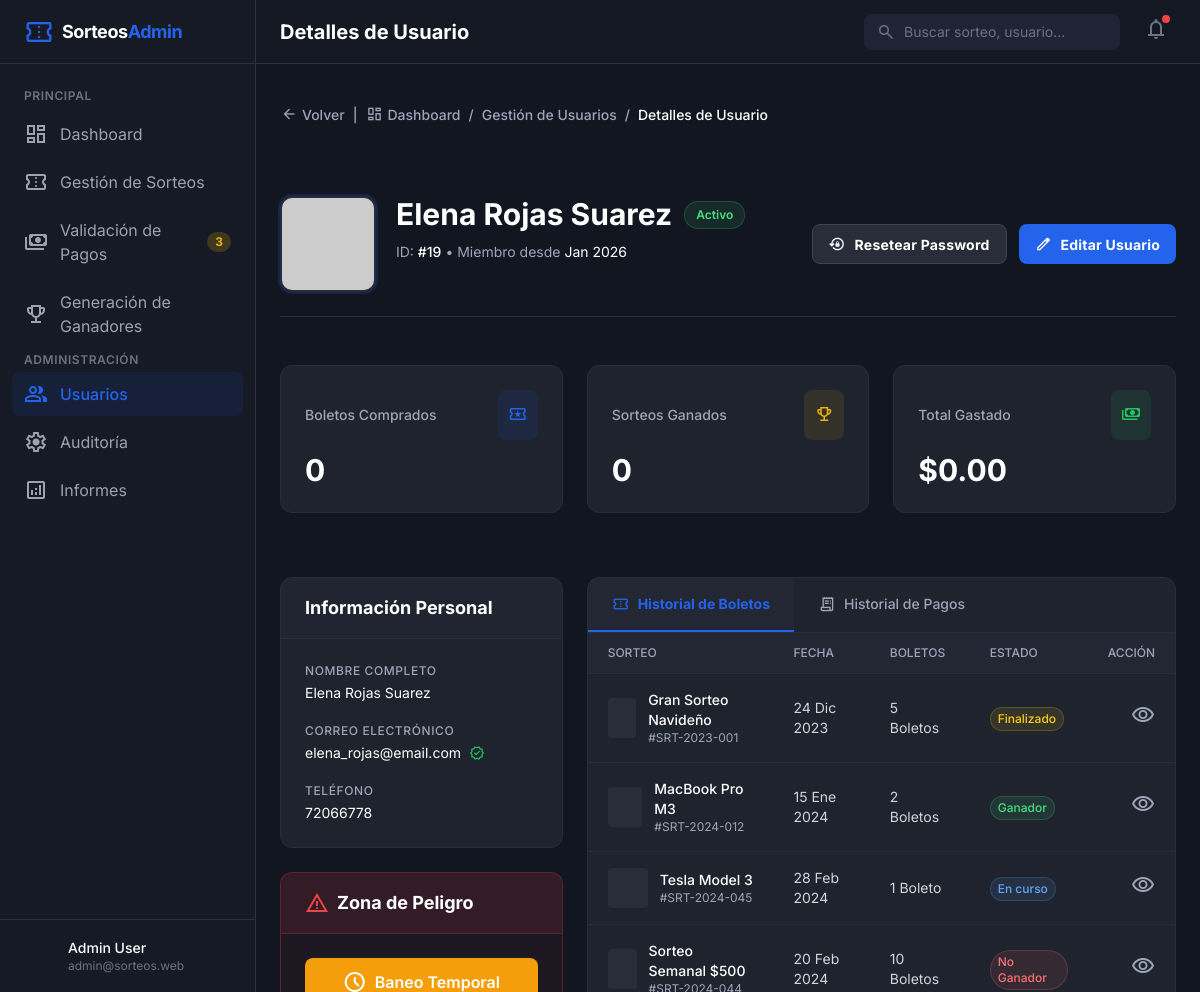
Screenshot of /php/administrador/DetallesUsuarioAdmin.php?userId=19 with the database file from the repository.
### tables this page shows
CREATE TABLE `usuarios` (
  `id_usuario` int(11) NOT NULL,
  `primer_nombre` varchar(50) NOT NULL,
  `apellido_paterno` varchar(50) NOT NULL,
  `apellido_materno` varchar(50) NOT NULL,
  `email` varchar(100) NOT NULL,
  `password_hash` varchar(255) NOT NULL,
  `telefono` varchar(20) DEFAULT NULL,
  `saldo_disponible` decimal(12,2) DEFAULT 0.00,
  `estado` enum('Activo','Baneado','Inactivo') DEFAULT 'Activo',
  `id_rol` int(11) NOT NULL,
  `last_login` timestamp NULL DEFAULT NULL,
  `created_at` timestamp NOT NULL DEFAULT current_timestamp(),
  `deleted_at` timestamp NULL DEFAULT NULL
);

### php/administrador/DetallesUsuarioAdmin.php (the view, shortened to what the rows shown need)
<!DOCTYPE html>
<?php
$conn = getDBConnection();
$userId = isset($_GET['userId']) ? intval($_GET['userId']) : 0;
$userData = null;
if ($userId > 0) {
    $query = "SELECT u.id_usuario, u.primer_nombre, u.apellido_paterno, u.apellido_materno,
                     u.email, u.telefono, u.estado, u.created_at,
                     (SELECT COUNT(*) FROM boletos WHERE id_usuario_actual = u.id_usuario AND estado = 'Vendido') as boletos_comprados,
                     (SELECT COUNT(*) FROM ganadores WHERE id_usuario = u.id_usuario) as sorteos_ganados,
                     (SELECT COALESCE(SUM(monto_total), 0) FROM transacciones WHERE id_usuario = u.id_usuario AND estado_pago = 'Completado') as total_gastado
              FROM usuarios u
              WHERE u.id_usuario = ?";
    $stmt = $conn->prepare($query);
    $stmt->bind_param('i', $userId);
    $stmt->execute();
    $result = $stmt->get_result();
    if ($result->num_rows > 0) {
        $userData = $result->fetch_assoc();
        $nombreCompleto = trim($userData['primer_nombre'] . ' ' . $userData['apellido_paterno'] . ' ' . $userData['apellido_materno']);
        $fechaRegistro = date('M Y', strtotime($userData['created_at']));
        $estado = $userData['estado'];
        $estadoClasses = [
            'Activo' => 'bg-green-400/10 text-green-400 ring-green-400/20',
            'Inactivo' => 'bg-gray-400/10 text-gray-400 ring-gray-400/20',
            'Baneado' => 'bg-red-400/10 text-red-400 ring-red-400/20'
        ];
        $estadoClass = $estadoClasses[$estado] ?? $estadoClasses['Inactivo'];
    }
}
?>
<html class="dark" lang="es"><head>
<script src="https://cdn.tailwindcss.com?plugins=forms,container-queries"></script>
<script id="tailwind-config">
        tailwind.config = {
            darkMode: "class",
            theme: {
                extend: {
                    colors: {
                        "primary": "#2463eb",
                        "background-light": "#f6f6f8",
                        "background-dark": "#111621",
                        "card-dark": "#1e2433",
                        "border-dark": "#2a3241",
                    },
                    fontFamily: {
                        "display": ["Inter", "sans-serif"]
                    },
                    borderRadius: {"DEFAULT": "0.25rem", "lg": "0.5rem", "xl": "0.75rem", "full": "9999px"},
                },
            },
        }
    </script>
</head>
<body class="bg-background-light dark:bg-background-dark text-slate-900 dark:text-white antialiased overflow-hidden">
<div class="flex h-screen w-full overflow-hidden">
<main class="flex-1 flex flex-col h-full bg-background-light dark:bg-background-dark relative overflow-hidden">
<header class="h-16 flex-shrink-0 flex items-center justify-between px-6 border-b border-gray-200 dark:border-border-dark bg-white dark:bg-[#151a25]/80 backdrop-blur-md z-20">
<div class="flex items-center gap-4">
<h1 class="text-xl font-bold text-slate-900 dark:text-white hidden sm:block">Detalles de Usuario</h1>
</div>
</header>
<div class="flex-1 overflow-y-auto p-6">
<div class="max-w-[1200px] mx-auto w-full space-y-8">
<div class="flex flex-col md:flex-row flex-wrap justify-between gap-6 py-6 border-b border-[#282d39]">
<div class="flex items-start gap-5">
<?php if ($userData): ?>
<?php
$avatarUrl = 'https://ui-avatars.com/api/?name=' . urlencode($nombreCompleto) . '&background=2463eb&color=fff';
?>
<div class="bg-center bg-no-repeat aspect-square bg-cover rounded-xl size-24 border-2 border-[#282d39] shadow-md ring-2 ring-primary/20" data-alt="User Profile Picture" style='background-image: url("<?php echo htmlspecialchars($avatarUrl); ?>");'></div>
<div class="flex flex-col gap-2">
<div class="flex items-center gap-3 flex-wrap">
<h1 id="user-nombre-header" class="text-white text-3xl font-bold leading-tight"><?php echo htmlspecialchars($nombreCompleto); ?></h1>
<span class="inline-flex items-center gap-1.5 rounded-full <?php echo $estadoClass; ?> px-3 py-1.5 text-xs font-semibold ring-1 ring-inset">
                                        <?php echo htmlspecialchars($estado); ?>
                                    </span>
</div>
<p class="text-[#9da6b9] text-sm font-normal">ID: <span id="user-id-display" class="text-white font-medium">#<?php echo $userData['id_usuario']; ?></span> • Miembro desde <span class="text-white"><?php echo $fechaRegistro; ?></span></p>
</div>
<?php else: ?>
<div class="text-red-400">Usuario no encontrado</div>
<?php endif; ?>
</div>
</div>
<div class="grid grid-cols-1 lg:grid-cols-3 gap-6 py-4">
<div class="flex flex-col gap-6 lg:col-span-1">
<div class="rounded-xl border border-[#282d39] bg-[#1e232e] overflow-hidden shadow-sm">
<div class="p-6 flex flex-col gap-5">
<?php if ($userData): ?>
<div class="flex flex-col gap-1">
<p class="text-[#9da6b9] text-xs font-medium uppercase tracking-wider">Nombre Completo</p>
<p id="user-nombre" class="text-white text-sm"><?php echo htmlspecialchars($nombreCompleto); ?></p>
</div>
<div class="flex flex-col gap-1">
<p class="text-[#9da6b9] text-xs font-medium uppercase tracking-wider">Correo Electrónico</p>
<div class="flex items-center gap-2">
<p id="user-email" class="text-white text-sm"><?php echo htmlspecialchars($userData['email']); ?></p>
<span class="material-symbols-outlined text-green-500 text-[16px]" title="Verificado">verified</span>
</div>
</div>
<div class="flex flex-col gap-1">
<p class="text-[#9da6b9] text-xs font-medium uppercase tracking-wider">Teléfono</p>
<p id="user-telefono" class="text-white text-sm"><?php echo htmlspecialchars($userData['telefono'] ?: 'No proporcionado'); ?></p>
</div>
<?php endif; ?>
</div>
</div>
</div>
<div class="flex flex-col gap-6 lg:col-span-2">
<div class="rounded-xl border border-[#282d39] bg-[#1e232e] overflow-hidden flex flex-col h-full shadow-sm">
<div id="tablaBoletos" class="p-0 overflow-x-auto">
<table class="w-full text-left border-collapse">
<thead>
<tr class="bg-[#282d39]/50 border-b border-[#282d39]">
<th class="py-3 px-5 text-[#9da6b9] text-xs font-medium uppercase">Sorteo</th>
<th class="py-3 px-5 text-[#9da6b9] text-xs font-medium uppercase">Fecha</th>
<th class="py-3 px-5 text-[#9da6b9] text-xs font-medium uppercase">Boletos</th>
<th class="py-3 px-5 text-[#9da6b9] text-xs font-medium uppercase">Estado</th>
<th class="py-3 px-5 text-[#9da6b9] text-xs font-medium uppercase text-right">Acción</th>
</tr>
</thead>
</table>
</div>
</div>
</div>
</div>
</div>
</div>
</div>
</body></html>

### rows the page displays
usuarios: nombreCompleto "Elena Rojas Suarez", estado "Activo", id_usuario "19", created_at "Jan 2026", email "elena_rojas@email.com", telefono "72066778"

### other values shown
$userData['boletos_comprados'] "0"
$userData['sorteos_ganados'] "0"
$userData['total_gastado'] "0.00"
